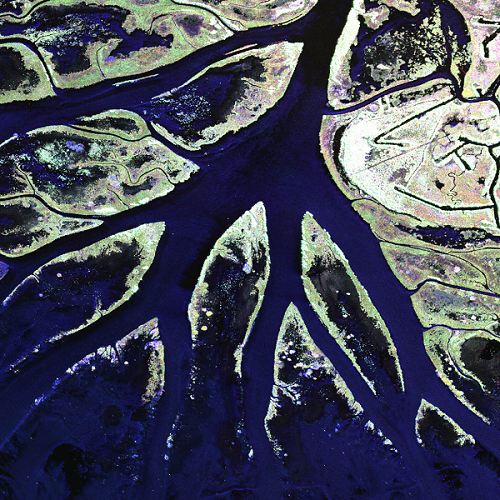
#> input picture HOPC/SO1a.png, 500 x 500 px
$ python demo.py
#> lines starting #> are read from the running program, lines starting #| are printed output that depends on the picture
### HOPC/phasecong3.py
# MIT License:

# Permission is hereby  granted, free of charge, to any  person obtaining a
# copy of this software and associated  documentation files (the "Software"),
# to deal in the Software without restriction, subject to the following
# conditions:

# The above copyright notice and this permission notice shall be included in
# all copies or substantial portions of the Software.

# The software is provided "as is", without warranty of any kind.

# Original MATLAB version by Peter Kovesi
# <http://www.csse.uwa.edu.au/~pk/research/matlabfns/PhaseCongruency/phasecong3.m>

#Python translation by Alistair Muldal
# <alistair muldal@pharm ox ac uk>

import cv2
import numpy as np
from scipy.fftpack import fftshift, ifftshift

from tools import rayleighmode as _rayleighmode
from tools import lowpassfilter as _lowpassfilter

# Try and use the faster Fourier transform functions from the pyfftw module if
# available
from tools import fft2, ifft2


def phasecong(img, nscale=5, norient=6, minWaveLength=3, mult=2.1,
              sigmaOnf=0.55, k=2., cutOff=0.5, g=10., noiseMethod=-1):
    """
    Function for computing phase congruency on an image. This is a contrast-
    invariant edge and corner detector.

    Arguments:
    -----------
    <Name>      <Default>   <Description>
    img             N/A     The input image
    nscale          5       Number of wavelet scales, try values 3-6
    norient         6       Number of filter orientations.
    minWaveLength   3       Wavelength of smallest scale filter.
    mult            2.1     Scaling factor between successive filters.
    sigmaOnf        0.55    Ratio of the standard deviation of the Gaussian
                            describing the log Gabor filter's transfer function
                            in the frequency domain to the filter center
                            frequency.
    k               2.0     No. of standard deviations of the noise energy
                            beyond the mean at which we set the noise threshold
                            point. You may want to vary this up to a value of
                            10 or 20 for noisy images.
    cutOff          0.5     The fractional measure of frequency spread below
                            which phase congruency values get penalized.
    g               10      Controls the 'sharpness' of the transition in the
                            sigmoid function used to weight phase congruency
                            for frequency spread.
    noiseMethod     -1      Parameter specifies method used to determine
                            noise statistics.
                            -1 use median of smallest scale filter responses
                            -2 use mode of smallest scale filter responses
                            >=0 use this value as the fixed noise threshold

    Returns:
    ---------
    M       Maximum moment of phase congruency covariance, which can be used as
            a measure of edge strength
    m       Minimum moment of phase congruency covariance, which can be used as
            a measure of corner strength
    ori     Orientation image, in integer degrees (0-180), positive angles
            anti-clockwise.
    ft      Local weighted mean phase angle at every point in the image. A
            value of pi/2 corresponds to a bright line, 0 to a step and -pi/2
            to a dark line.
    PC      A list of phase congruency images (values between 0 and 1), one per
            orientation.
    EO      A list containing the complex-valued convolution results (see
            below)
    T       Calculated noise threshold (can be useful for diagnosing noise
            characteristics of images). Once you know this you can then specify
            fixed thresholds and save some computation time.

    EO is a list of sublists, where an entry in the outer list corresponds to
    a spatial scale, and an entry in the sublist corresponds to an orientation,
    i.e. EO[o][s] is the result for orientation o and spatial scale s. The real
    and imaginary parts are the results of convolving with the even and odd
    symmetric filters respectively.

    Hence:
        abs(E[o][s]) returns the magnitude of the convolution, and
        angle(E[o][s]) returns the phase angles for orientation o and
        scale s.

    The convolutions are done via the FFT. Many of the parameters relate to
    the specification of the filters in the frequency plane. The values do
    not seem to be very critical and the defaults are usually fine. You may
    want to experiment with the values of 'nscales' and 'k', the noise
    compensation factor.

    Notes on filter settings to obtain even coverage of the spectrum
    sigmaOnf    .85   mult 1.3
    sigmaOnf    .75   mult 1.6  (filter bandwidth ~1 octave)
    sigmaOnf    .65   mult 2.1
    sigmaOnf    .55   mult 3    (filter bandwidth ~2 octaves)

    For maximum speed the input image should have dimensions that correspond
    to powers of 2, but the code will operate on images of arbitrary size.

    See also:   phasecongmono, which uses monogenic filters for improved
                speed, but does not return m, PC or EO.

    References:
    ------------
    Peter Kovesi, "Image Features From Phase Congruency". Videre: A Journal of
    Computer Vision Research. MIT Press. Volume 1, Number 3, Summer 1999
    http://mitpress.mit.edu/e-journals/Videre/001/v13.html

    Peter Kovesi, "Phase Congruency Detects Corners and Edges". Proceedings
    DICTA 2003, Sydney Dec 10-12

    """

    if img.dtype not in ['float32', 'float64']:
        img = np.float64(img)
        imgdtype = 'float64'
    else:
        imgdtype = img.dtype

    if img.ndim == 3:
        img = img.mean(2)

    rows, cols = img.shape

    epsilon = 1E-4      # used to prevent /0.
    IM = fft2(img)      # Fourier transformed image

    # lists to contain convolution results and phase congruency images
    EO = []
    PC = []

    zeromat = np.zeros((rows, cols), dtype=imgdtype)

    # matrices for covariance data
    covx2 = zeromat.copy()
    covy2 = zeromat.copy()
    covxy = zeromat.copy()

    # Total energy vectors for finding feature orientation and type
    EnergyV = np.zeros((rows, cols, 3), dtype=imgdtype)

    # Sum of phase congruences across orientations
    pcSum = zeromat.copy()

    # Pre-compute some stuff to speed up filter construction

    # Set up X and Y matrices with ranges normalised to +/- 0.5
    if (cols % 2):
        xvals = np.arange(-(cols - 1) / 2.,
                          ((cols - 1) / 2.) + 1) / float(cols - 1)
    else:
        xvals = np.arange(-cols / 2., cols / 2.) / float(cols)

    if (rows % 2):
        yvals = np.arange(-(rows - 1) / 2.,
                          ((rows - 1) / 2.) + 1) / float(rows - 1)
    else:
        yvals = np.arange(-rows / 2., rows / 2.) / float(rows)

    x, y = np.meshgrid(xvals, yvals, sparse=True)

    # normalised distance from centre
    radius = np.sqrt(x * x + y * y)

    # polar angle (-ve y gives +ve anti-clockwise angles)
    theta = np.arctan2(-y, x)

    # Quadrant shift radius and theta so that filters are constructed with 0
    # frequency at the corners
    radius = ifftshift(radius)  # need to use ifftshift to bring 0 to (0,0)
    theta = ifftshift(theta)

    # Get rid of the 0 radius value at the 0 frequency point (now at top-left
    # corner) so that taking the log of the radius will not cause trouble.
    radius[0, 0] = 1.

    sintheta = np.sin(theta)
    costheta = np.cos(theta)

    del x, y, theta

    # Construct a bank of log-Gabor filters at different spatial scales

    # Filters are constructed in terms of two components.
    # 1) The radial component, which controls the frequency band that the
    #    filter responds to
    # 2) The angular component, which controls the orientation that the filter
    #    responds to.
    # The two components are multiplied together to construct the overall
    # filter.

    # Construct the radial filter components... First construct a low-pass
    # filter that is as large as possible, yet falls away to zero at the
    # boundaries. All log Gabor filters are multiplied by this to ensure no
    # extra frequencies at the 'corners' of the FFT are incorporated as this
    # seems to upset the normalisation process when calculating phase
    # congrunecy.

    # Updated filter parameters 6/9/2013:   radius .45, 'sharpness' 15
    lp = _lowpassfilter((rows, cols), .45, 15)

    logGaborDenom = 2. * np.log(sigmaOnf) ** 2.
    logGabor = []

    for ss in range(nscale):
        wavelength = minWaveLength * mult ** (ss)

        # centre of frequency filter
        fo = 1. / wavelength

        # log Gabor
        logRadOverFo = np.log(radius / fo)
        tmp = np.exp(-(logRadOverFo * logRadOverFo) / logGaborDenom)

        # apply low-pass filter
        tmp = tmp * lp

        # set the value at the 0 frequency point of the filter back to
        # zero (undo the radius fudge).
        tmp[0, 0] = 0.

        logGabor.append(tmp)

    # MAIN LOOP
    # for each orientation...
    for oo in range(norient):

        # Construct the angular filter spread function
        angl = oo * (np.pi / norient)

        # For each point in the filter matrix calculate the angular distance
        # from the specified filter orientation. To overcome the angular wrap-
        # around problem sine difference and cosine difference values are first
        # computed and then the arctan2 function is used to determine angular
        # distance.

        # difference in sine and cosine
        ds = sintheta * np.cos(angl) - costheta * np.sin(angl)
        dc = costheta * np.cos(angl) + sintheta * np.sin(angl)

        # absolute angular difference
        dtheta = np.abs(np.arctan2(ds, dc))

        # Scale theta so that cosine spread function has the right wavelength
        # and clamp to pi.
        np.clip(dtheta * norient / 2., a_min=0, a_max=np.pi, out=dtheta)

        # The spread function is cos(dtheta) between -pi and pi. We add 1, and
        # then divide by 2 so that the value ranges 0-1
        spread = (np.cos(dtheta) + 1.) / 2.

        # Initialize accumulators
        sumE_ThisOrient = zeromat.copy()
        sumO_ThisOrient = zeromat.copy()
        sumAn_ThisOrient = zeromat.copy()
        Energy = zeromat.copy()

        EOscale = []

        # for each scale...
        for ss in range(nscale):

            # Multiply radial and angular components to get filter
            filt = logGabor[ss] * spread

            # Convolve image with even and odd filters
            thisEO = ifft2(IM * filt)

            # Even + odd filter response amplitude
            An = np.abs(thisEO)

            # Sum of amplitudes for even & odd filters across scales
            sumAn_ThisOrient += An

            # Sum of even filter convolution results
            sumE_ThisOrient += np.real(thisEO)

            # Sum of odd filter convolution results
            sumO_ThisOrient += np.imag(thisEO)

            # At the smallest scale estimate noise characteristics from the
            # distribution of the filter amplitude responses stored in sumAn.
            # tau is the Rayleigh parameter that is used to describe the
            # distribution.
            if ss == 0:
                # Use median to estimate noise statistics
                if noiseMethod == -1:
                    tau = (np.median(sumAn_ThisOrient.ravel()) /
                           np.sqrt(np.log(4)))

                # Use the mode to estimate noise statistics
                elif noiseMethod == -2:
                    tau = _rayleighmode(sumAn_ThisOrient.ravel())

                maxAn = An
            else:
                # Record the maximum amplitude of components across scales to
                # determine the frequency spread weighting
                maxAn = np.maximum(maxAn, An)

            # append per-scale list
            EOscale.append(thisEO)

        # Accumulate total 3D energy vector data, this will be used to
        # determine overall feature orientation and feature phase/type
        EnergyV[:, :, 0] += sumE_ThisOrient
        EnergyV[:, :, 1] += np.cos(angl) * sumO_ThisOrient
        EnergyV[:, :, 2] += np.sin(angl) * sumO_ThisOrient

        # Get weighted mean filter response vector, this gives the weighted
        # mean phase angle.
        XEnergy = np.sqrt(sumE_ThisOrient * sumE_ThisOrient +
                          sumO_ThisOrient * sumO_ThisOrient) + epsilon
        MeanE = sumE_ThisOrient / XEnergy
        MeanO = sumO_ThisOrient / XEnergy

        # Now calculate An(cos(phase_deviation)-| sin(phase_deviation))| by
        # using dot and cross products between the weighted mean filter
        # response vector and the individual filter response vectors at each
        # scale. This quantity is phase congruency multiplied by An, which we
        # call energy.
        for ss in range(nscale):
            E = np.real(EOscale[ss])
            O = np.imag(EOscale[ss])
            Energy += E * MeanE + O * MeanO - np.abs(E * MeanO - O * MeanE)

        # Automatically determine noise threshold

        # Assuming the noise is Gaussian the response of the filters to noise
        # will form Rayleigh distribution. We use the filter responses at the
        # smallest scale as a guide to the underlying noise level because the
        # smallest scale filters spend most of their time responding to noise,
        # and only occasionally responding to features. Either the median, or
        # the mode, of the distribution of filter responses can be used as a
        # robust statistic to estimate the distribution mean and standard
        # deviation as these are related to the median or mode by fixed
        # constants. The response of the larger scale filters to noise can then
        # be estimated from the smallest scale filter response according to
        # their relative bandwidths.

        # This code assumes that the expected reponse to noise on the phase
        # congruency calculation is simply the sum of the expected noise
        # responses of each of the filters. This is a simplistic overestimate,
        # however these two quantities should be related by some constant that
        # will depend on the filter bank being used. Appropriate tuning of the
        # parameter 'k' will allow you to produce the desired output.

        # fixed noise threshold
        if noiseMethod >= 0:
            T = noiseMethod

        # Estimate the effect of noise on the sum of the filter responses as
        # the sum of estimated individual responses (this is a simplistic
        # overestimate). As the estimated noise response at succesive scales is
        # scaled inversely proportional to bandwidth we have a simple geometric
        # sum.
        else:
            totalTau = tau * (1. - (1. / mult) ** nscale) / (1. - (1. / mult))

            # Calculate mean and std dev from tau using fixed relationship
            # between these parameters and tau. See
            # <http://mathworld.wolfram.com/RayleighDistribution.html>
            EstNoiseEnergyMean = totalTau * np.sqrt(np.pi / 2.)
            EstNoiseEnergySigma = totalTau * np.sqrt((4 - np.pi) / 2.)

            # Noise threshold, must be >= epsilon
            T = np.maximum(
                EstNoiseEnergyMean + k * EstNoiseEnergySigma,
                epsilon)

        # Apply noise threshold, this is effectively wavelet denoising via soft
        # thresholding.
        Energy = np.maximum(Energy - T, 0)

        # Form weighting that penalizes frequency distributions that are
        # particularly narrow. Calculate fractional 'width' of the frequencies
        # present by taking the sum of the filter response amplitudes and
        # dividing by the maximum amplitude at each point on the image.   If
        # there is only one non-zero component width takes on a value of 0, if
        # all components are equal width is 1.
        width = (sumAn_ThisOrient / (maxAn + epsilon) - 1.) / (nscale - 1)

        # Calculate the sigmoidal weighting function for this
        # orientation
        weight = 1. / (1. + np.exp(g * (cutOff - width)))

        # Apply weighting to energy, then calculate phase congruency
        thisPC = weight * Energy / sumAn_ThisOrient
        pcSum += thisPC

        # accumulate covariance data
        covx = thisPC * np.cos(angl)
        covy = thisPC * np.sin(angl)
        covx2 += covx * covx
        covy2 += covy * covy
        covxy += covx * covy

        # append per-orientation lists
        PC.append(thisPC)
        EO.append(EOscale)

    # Edge and Corner calculations
    # The following is optimised code to calculate principal vectors of the
    # phase congruency covariance data and to calculate the minimumum and
    # maximum moments - these correspond to the singular values.

    # First normalise covariance values by the number of orientations/2
    covx2 /= norient / 2.
    covy2 /= norient / 2.
    covxy *= 4. / norient  # This gives us 2*covxy/(norient/2)
    denom = np.sqrt(
        covxy * covxy + (covx2 - covy2) * (covx2 - covy2)) + epsilon

    # Maximum and minimum moments
    M = (covx2 + covy2 + denom) / 2.
    m = (covx2 + covy2 - denom) / 2.

    # Orientation and feature phase/type
    ori = np.arctan2(EnergyV[:, :, 2], EnergyV[:, :, 1])

    # Wrap angles between -pi and pi and convert radians to degrees
    ori = np.round((ori % np.pi) * 180. / np.pi)

    OddV = np.sqrt(EnergyV[:, :, 1] * EnergyV[:, :, 1] +
                   EnergyV[:, :, 2] * EnergyV[:, :, 2])

    # Feature phase pi/2 --> white line, 0 --> step, -pi/2 --> black line
    ft = np.arctan2(EnergyV[:, :, 0], OddV)

    return M, m, ori, ft, PC, EO, T

### HOPC/demo.py
#!/usr/bin/env python3
import cv2
import numpy as np
import os
import matplotlib.pyplot as plt
import math
from scipy.optimize import minimize
from phasecong3 import phasecong  # Make sure this dependency is installed

# [118 lines left out: functions NCC, ensure_directory_exists, apply_transformation, objective_function, optimize_transformation, not called in this run]

class HOPC_descriptor():
    """
    Histogram of Phase Congruency (HOPC) descriptor for template matching
    """
    def __init__(self, img, cell_size=16, bin_size=8):
        """
        Initialize HOPC descriptor

        Args:
            img: Input image
            cell_size: Size of cell for histogram computation
            bin_size: Number of bins in histogram
        """
        self.img = img

        # Normalize image if not already normalized
        if np.max(img) > 1.0:
            self.img = np.sqrt(img / float(np.max(img)))
            self.img = self.img * 255

        self.cell_size = cell_size
        self.bin_size = bin_size
        self.angle_unit = 360 // self.bin_size
        self.NumberScales = 4
        self.NumberAngles = 6

        # Validate parameters
        assert type(self.bin_size) == int, "bin_size should be integer"
        assert type(self.cell_size) == int, "cell_size should be integer"
        assert type(self.angle_unit) == int, "bin_size should be divisible by 360"

    def extract(self):
        """
        Extract HOPC descriptors from the entire image

        Returns:
            hopc_vector: List of HOPC descriptors
            hopc_image: Visualization of HOPC features
        """
        height, width = self.img.shape

        # Compute phase congruency
        pc_result = phasecong(self.img, nscale=self.NumberScales, norient=self.NumberAngles)
        pc_magnitude, _, _, pc_angle, _, _, _ = pc_result

        # Take absolute magnitude
        pc_magnitude = abs(pc_magnitude)

        # Initialize cell vector array
        cell_pc_vector = np.zeros((height // self.cell_size, width // self.cell_size, self.bin_size))

        # Process each cell
        for i in range(cell_pc_vector.shape[0]):
            for j in range(cell_pc_vector.shape[1]):
                # Extract cell
                cell_magnitude = pc_magnitude[i * self.cell_size:(i + 1) * self.cell_size,
                                 j * self.cell_size:(j + 1) * self.cell_size]
                cell_angle = pc_angle[i * self.cell_size:(i + 1) * self.cell_size,
                             j * self.cell_size:(j + 1) * self.cell_size]

                # Compute cell histogram
                cell_pc_vector[i][j] = self.cell_pc(cell_magnitude, cell_angle)

        # Create visualization
        hopc_image = self.render_pc(np.zeros([height, width]), cell_pc_vector)

        # Compute block descriptors
        hopc_vector = []
        for i in range(cell_pc_vector.shape[0] - 1):
            for j in range(cell_pc_vector.shape[1] - 1):
                # Create block from 2x2 cells
                block_vector = []
                block_vector.extend(cell_pc_vector[i][j])
                block_vector.extend(cell_pc_vector[i][j + 1])
                block_vector.extend(cell_pc_vector[i + 1][j])
                block_vector.extend(cell_pc_vector[i + 1][j + 1])

                # Normalize block vector
                mag = lambda vector: math.sqrt(sum(i ** 2 for i in vector))
                magnitude = mag(block_vector)

                if magnitude != 0:
                    normalize = lambda block_vector, magnitude: [element / magnitude for element in block_vector]
                    block_vector = normalize(block_vector, magnitude)

                hopc_vector.append(block_vector)

        return hopc_vector, hopc_image

    # [99 lines left out: functions cell_pc, get_closest_bins, render_pc, not called in this run]


if __name__ == '__main__':
    # [17 lines of commented-out code are left out]
    img2 = cv2.imread('SO1a.png', 0)
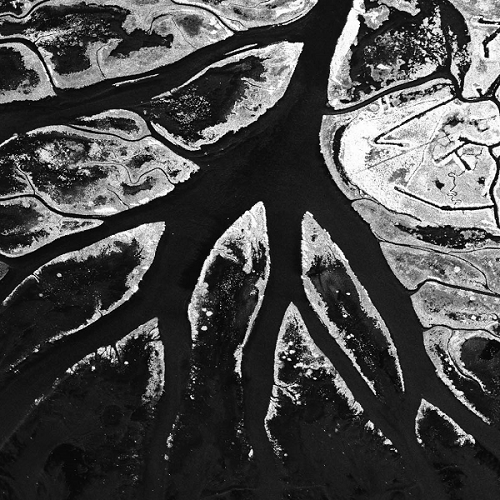
#> img2: shape (500, 500); min 0, max 255, mean 75.3
    if img2 is None:
       # print(f'Error: Failed to read image from {path2}')
        exit(1)

    print(f"Image shape: {img2.shape}")
#| Image shape: (500, 500)
   # print(f"Processing SAR image: {path2}")

    # Extract HOPC features from the SAR image
    HOPC2 = HOPC_descriptor(img2, cell_size=12, bin_size=8)
#> in __init__, `self.img = np.sqrt(img / float(np.max(img)))`:
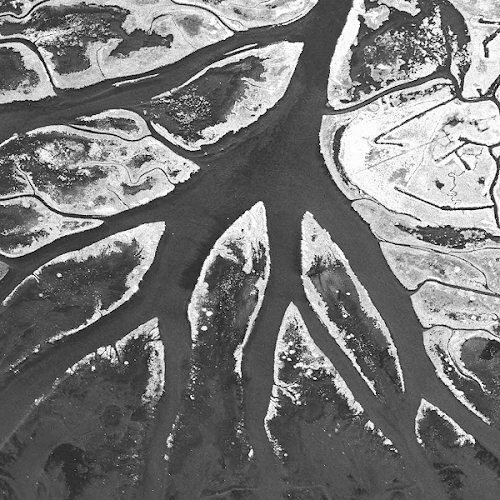
#> self.img: shape (500, 500) float64; min 0, max 1, mean 0.476
    vector2, image_hopc2 = HOPC2.extract()
#> (the run stopped early here; a loop or call above may not have finished)

$ run again, with HOPC/images/SAR.tif saved as HOPC/SO1a.png
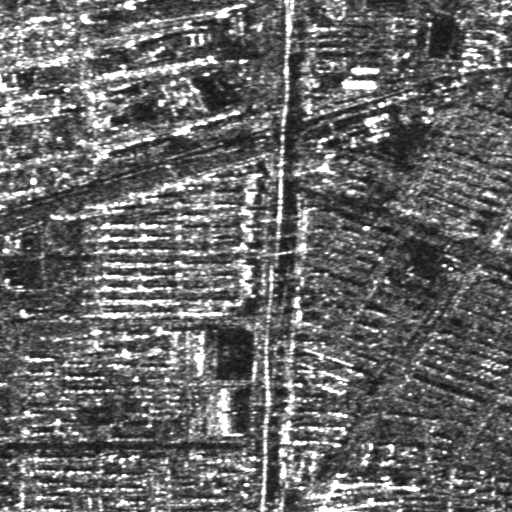
#> input picture HOPC/images/SAR.tif, 512 x 512 px
#> img2 is the input picture: shape (512, 512); min 17, max 255, mean 103.5
#| Image shape: (512, 512)
#> in __init__, `self.img = np.sqrt(img / float(np.max(img)))`:
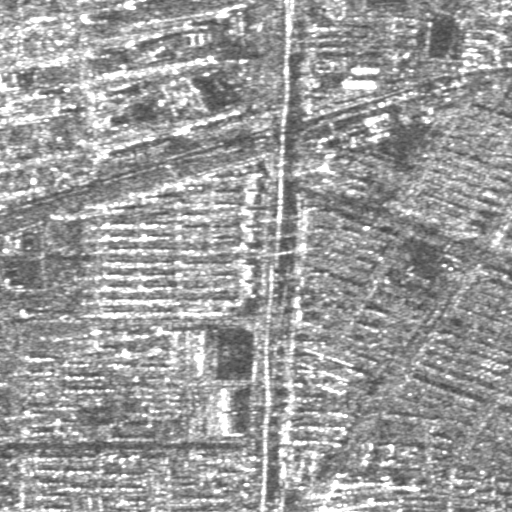
#> self.img: shape (512, 512) float64; min 0.258, max 1, mean 0.615
